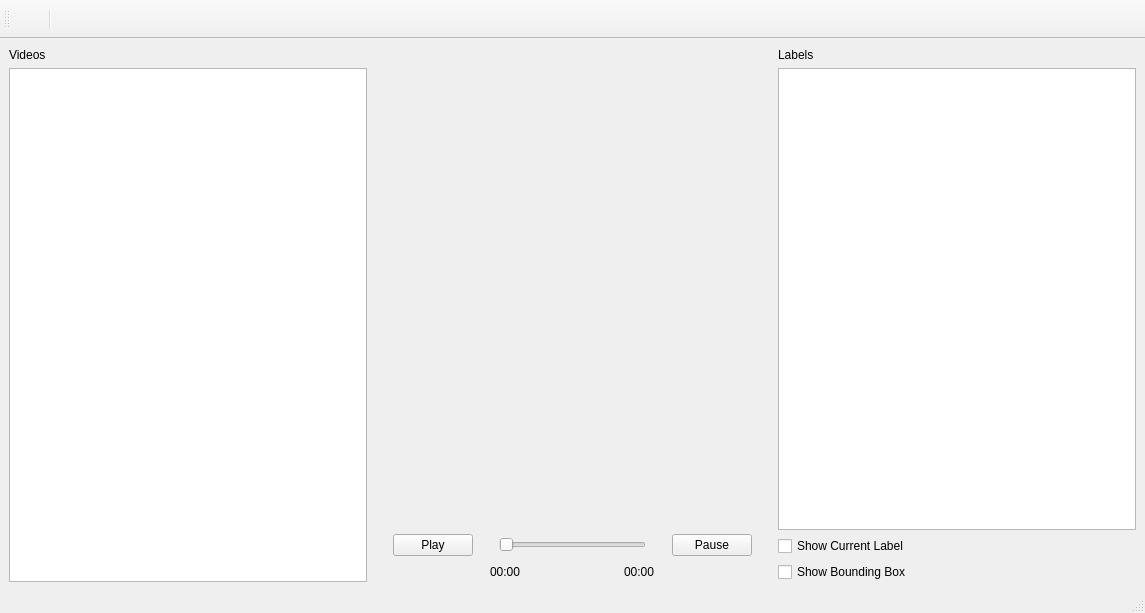
<?xml version="1.0" encoding="UTF-8"?>
<ui version="4.0">
 <class>MainWindow</class>
 <widget class="QMainWindow" name="MainWindow">
  <property name="geometry">
   <rect>
    <x>0</x>
    <y>0</y>
    <width>1145</width>
    <height>613</height>
   </rect>
  </property>
  <property name="windowTitle">
   <string>MainWindow</string>
  </property>
  <widget class="QWidget" name="centralwidget">
   <layout class="QHBoxLayout" name="horizontalLayout">
    <item>
     <layout class="QVBoxLayout" name="verticalLayout_2">
      <item>
       <widget class="QLabel" name="label_2">
        <property name="text">
         <string>Videos</string>
        </property>
       </widget>
      </item>
      <item>
       <widget class="QListWidget" name="fileListWidget"/>
      </item>
     </layout>
    </item>
    <item>
     <spacer name="horizontalSpacer_3">
      <property name="orientation">
       <enum>Qt::Horizontal</enum>
      </property>
      <property name="sizeType">
       <enum>QSizePolicy::Minimum</enum>
      </property>
      <property name="sizeHint" stdset="0">
       <size>
        <width>20</width>
        <height>20</height>
       </size>
      </property>
     </spacer>
    </item>
    <item>
     <layout class="QVBoxLayout" name="verticalLayout_6">
      <item>
       <widget class="VideoWidget" name="videoWidget" native="true">
        <property name="sizePolicy">
         <sizepolicy hsizetype="Expanding" vsizetype="Expanding">
          <horstretch>0</horstretch>
          <verstretch>0</verstretch>
         </sizepolicy>
        </property>
        <property name="minimumSize">
         <size>
          <width>10</width>
          <height>0</height>
         </size>
        </property>
       </widget>
      </item>
      <item>
       <layout class="QHBoxLayout" name="horizontalLayout_2">
        <item>
         <widget class="QPushButton" name="playButton">
          <property name="text">
           <string>Play</string>
          </property>
         </widget>
        </item>
        <item>
         <spacer name="horizontalSpacer">
          <property name="orientation">
           <enum>Qt::Horizontal</enum>
          </property>
          <property name="sizeType">
           <enum>QSizePolicy::Minimum</enum>
          </property>
          <property name="sizeHint" stdset="0">
           <size>
            <width>20</width>
            <height>20</height>
           </size>
          </property>
         </spacer>
        </item>
        <item>
         <widget class="QSlider" name="horizontalSlider">
          <property name="orientation">
           <enum>Qt::Horizontal</enum>
          </property>
          <property name="invertedAppearance">
           <bool>false</bool>
          </property>
          <property name="invertedControls">
           <bool>false</bool>
          </property>
         </widget>
        </item>
        <item>
         <spacer name="horizontalSpacer_2">
          <property name="orientation">
           <enum>Qt::Horizontal</enum>
          </property>
          <property name="sizeType">
           <enum>QSizePolicy::Minimum</enum>
          </property>
          <property name="sizeHint" stdset="0">
           <size>
            <width>20</width>
            <height>20</height>
           </size>
          </property>
         </spacer>
        </item>
        <item>
         <widget class="QPushButton" name="pauseButton">
          <property name="text">
           <string>Pause</string>
          </property>
         </widget>
        </item>
       </layout>
      </item>
      <item>
       <layout class="QHBoxLayout" name="horizontalLayout_3">
        <item>
         <spacer name="horizontalSpacer_6">
          <property name="orientation">
           <enum>Qt::Horizontal</enum>
          </property>
          <property name="sizeHint" stdset="0">
           <size>
            <width>40</width>
            <height>20</height>
           </size>
          </property>
         </spacer>
        </item>
        <item>
         <widget class="QLabel" name="currentVideoTime">
          <property name="text">
           <string>00:00</string>
          </property>
         </widget>
        </item>
        <item>
         <spacer name="horizontalSpacer_7">
          <property name="orientation">
           <enum>Qt::Horizontal</enum>
          </property>
          <property name="sizeHint" stdset="0">
           <size>
            <width>40</width>
            <height>20</height>
           </size>
          </property>
         </spacer>
        </item>
        <item>
         <widget class="QLabel" name="fullVideoTime">
          <property name="text">
           <string>00:00</string>
          </property>
         </widget>
        </item>
        <item>
         <spacer name="horizontalSpacer_5">
          <property name="orientation">
           <enum>Qt::Horizontal</enum>
          </property>
          <property name="sizeHint" stdset="0">
           <size>
            <width>40</width>
            <height>20</height>
           </size>
          </property>
         </spacer>
        </item>
       </layout>
      </item>
     </layout>
    </item>
    <item>
     <spacer name="horizontalSpacer_4">
      <property name="orientation">
       <enum>Qt::Horizontal</enum>
      </property>
      <property name="sizeType">
       <enum>QSizePolicy::Minimum</enum>
      </property>
      <property name="sizeHint" stdset="0">
       <size>
        <width>20</width>
        <height>20</height>
       </size>
      </property>
     </spacer>
    </item>
    <item>
     <layout class="QVBoxLayout" name="verticalLayout">
      <item>
       <widget class="QLabel" name="label">
        <property name="text">
         <string>Labels</string>
        </property>
       </widget>
      </item>
      <item>
       <widget class="QListWidget" name="labelListWidget"/>
      </item>
      <item>
       <widget class="QCheckBox" name="showLabelsCheckbox">
        <property name="text">
         <string>Show Current Label</string>
        </property>
       </widget>
      </item>
      <item>
       <widget class="QCheckBox" name="boundingBoxCheckbox">
        <property name="text">
         <string>Show Bounding Box</string>
        </property>
       </widget>
      </item>
     </layout>
    </item>
   </layout>
  </widget>
  <widget class="QStatusBar" name="statusbar"/>
  <widget class="QToolBar" name="toolBar">
   <property name="windowTitle">
    <string>toolBar</string>
   </property>
   <attribute name="toolBarArea">
    <enum>TopToolBarArea</enum>
   </attribute>
   <attribute name="toolBarBreak">
    <bool>false</bool>
   </attribute>
   <addaction name="processOneFileAction"/>
   <addaction name="separator"/>
   <addaction name="processMultipleFilesAction"/>
  </widget>
  <action name="processOneFileAction">
   <property name="icon">
    <iconset>
     <normaloff>icons/file.png</normaloff>icons/file.png</iconset>
   </property>
   <property name="text">
    <string/>
   </property>
   <property name="toolTip">
    <string>Process One Video File</string>
   </property>
  </action>
  <action name="processMultipleFilesAction">
   <property name="icon">
    <iconset>
     <normaloff>icons/folder.png</normaloff>icons/folder.png</iconset>
   </property>
   <property name="text">
    <string/>
   </property>
   <property name="toolTip">
    <string>Recursively Process Videos From Folder</string>
   </property>
  </action>
  <action name="playAction">
   <property name="text">
    <string>Play</string>
   </property>
  </action>
  <action name="pauseAction">
   <property name="text">
    <string>Pause</string>
   </property>
  </action>
 </widget>
 <customwidgets>
  <customwidget>
   <class>VideoWidget</class>
   <extends>QWidget</extends>
   <header>videowidget.h</header>
   <container>1</container>
  </customwidget>
 </customwidgets>
 <resources/>
 <connections/>
</ui>
